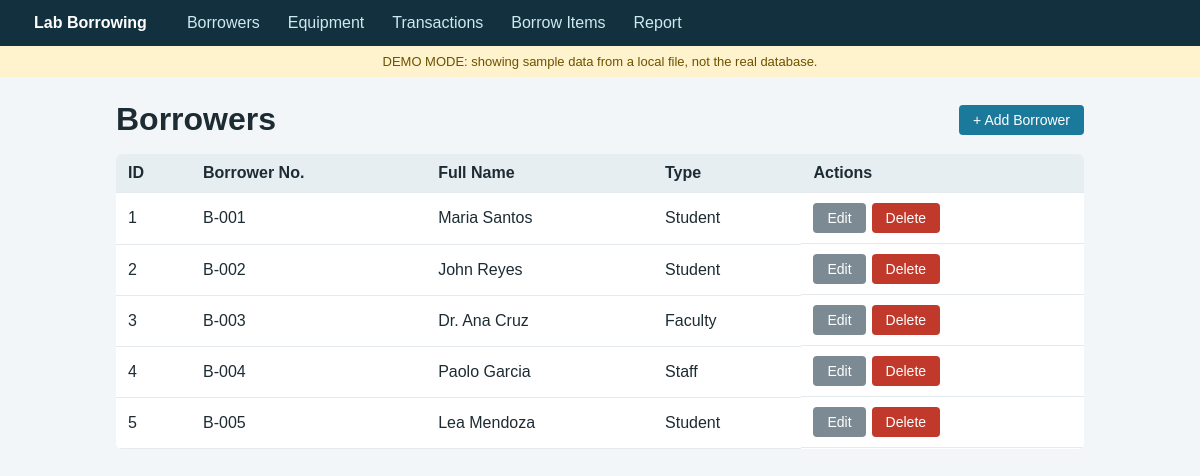
/borrowers/index.php, run on the app's committed database.
### tables this page shows
CREATE TABLE borrowers (
                borrower_id   INTEGER PRIMARY KEY AUTOINCREMENT,
                borrower_no   TEXT NOT NULL UNIQUE,
                full_name     TEXT NOT NULL,
                borrower_type TEXT NOT NULL
            );

### includes/db.php (called while the page is built, shortened)
<?php
function db(): PDO {
    static $pdo = null;
    $c = config();
    if (!empty($c['demo_mode'])) {
        return $pdo = demo_db();
    }
    return $pdo;
}
function demo_db(): PDO {
    $file = __DIR__ . '/../demo.sqlite';
    $pdo = new PDO('sqlite:' . $file, null, null, [
        PDO::ATTR_ERRMODE            => PDO::ERRMODE_EXCEPTION,
        PDO::ATTR_DEFAULT_FETCH_MODE => PDO::FETCH_ASSOC,
    ]);
    $pdo->exec('PRAGMA foreign_keys = ON');
    return $pdo;
}

### includes/helpers.php (called while the page is built, shortened)
<?php
function e($v): string {
    return htmlspecialchars((string)$v, ENT_QUOTES, 'UTF-8');
}

### borrowers/index.php (the view, shortened to what this page needs)
<?php
$rows = db()->query('SELECT * FROM borrowers ORDER BY borrower_id')->fetchAll();
include __DIR__ . '/../includes/header.php';
?>
<div class="toolbar"><h1>Borrowers</h1><a class="btn" href="form.php">+ Add Borrower</a></div>
<div class="table-wrap"><table>
    <tr><th>ID</th><th>Borrower No.</th><th>Full Name</th><th>Type</th><th>Actions</th></tr>
    <?php foreach ($rows as $r): ?>
    <tr>
        <td><?= e($r['borrower_id']) ?></td>
        <td><?= e($r['borrower_no']) ?></td>
        <td><?= e($r['full_name']) ?></td>
        <td><?= e($r['borrower_type']) ?></td>
        <td class="actions">
            <a class="btn gray" href="form.php?id=<?= (int)$r['borrower_id'] ?>">Edit</a>
            <form method="post" action="delete.php" onsubmit="return confirm('Delete this borrower?')">
                <button class="btn danger">Delete</button>
            </form>
        </td>
    </tr>
    <?php endforeach; if (!$rows): ?>
    <tr><td colspan="5" class="empty">No borrowers yet.</td></tr>
    <?php endif; ?>
</table></div>
<?php include __DIR__ . '/../includes/footer.php'; ?>

### assets/style.css (style rules this page uses)
* { box-sizing: border-box; }
body { margin: 0; font-family: Arial, Helvetica, sans-serif; background: #f3f6f8; color: #1d2b33; }
h1 { margin: 0; }
.toolbar { display: flex; justify-content: space-between; align-items: center; margin-bottom: 16px; }
table { width: 100%; border-collapse: collapse; background: #fff; border-radius: 6px; overflow: hidden; }
th, td { padding: 10px 12px; text-align: left; border-bottom: 1px solid #e3e9ed; }
th { background: #e7eef2; }
.table-wrap { overflow-x: auto; }
.btn { display: inline-block; padding: 7px 14px; border: 0; border-radius: 4px; background: #1b7a9c; color: #fff; text-decoration: none; cursor: pointer; font-size: 14px; }
.btn.danger { background: #c0392b; }
.btn.gray { background: #7b8a93; }
.actions { display: flex; gap: 6px; }
.actions form { margin: 0; }

### data on the page
borrowers: borrower_id "1", borrower_no "B-001", full_name "Maria Santos", borrower_type "Student"
borrowers: borrower_id "2", borrower_no "B-002", full_name "John Reyes", borrower_type "Student"
borrowers: borrower_id "3", borrower_no "B-003", full_name "Dr. Ana Cruz", borrower_type "Faculty"
borrowers: borrower_id "4", borrower_no "B-004", full_name "Paolo Garcia", borrower_type "Staff"
borrowers: borrower_id "5", borrower_no "B-005", full_name "Lea Mendoza", borrower_type "Student"
